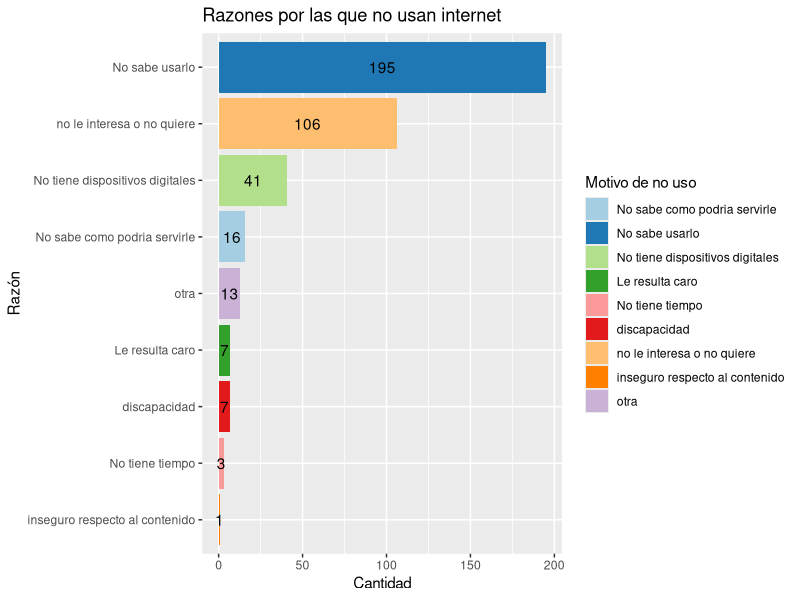
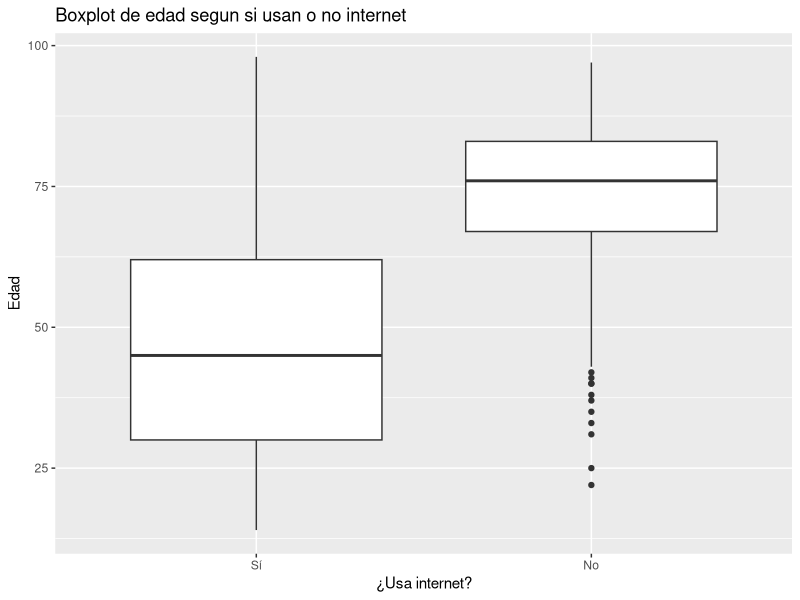
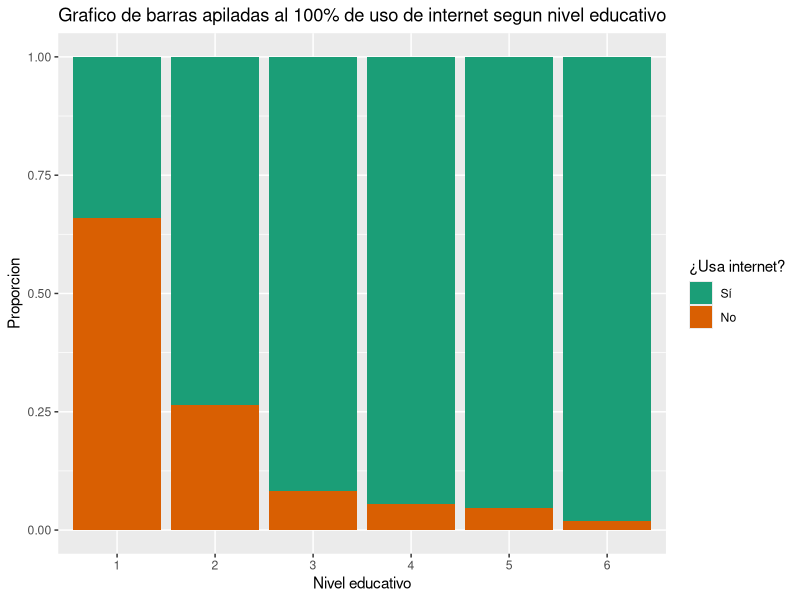
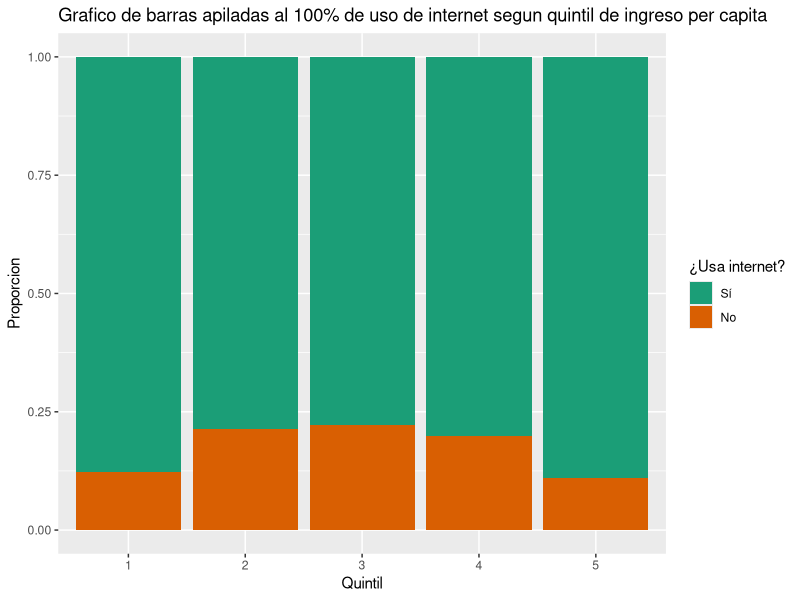
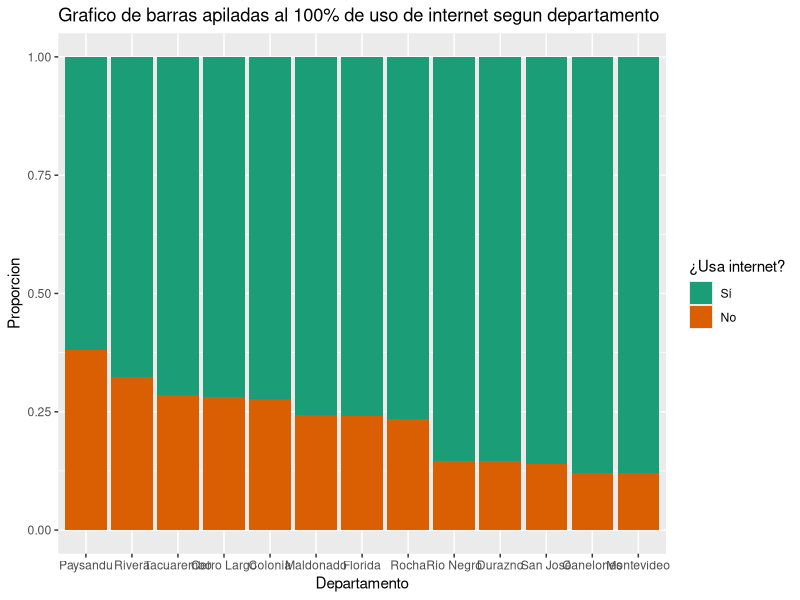
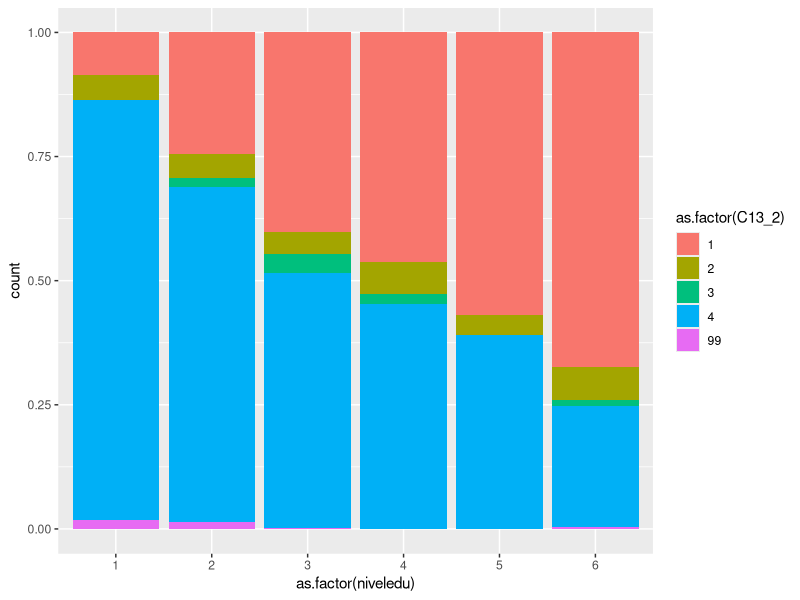
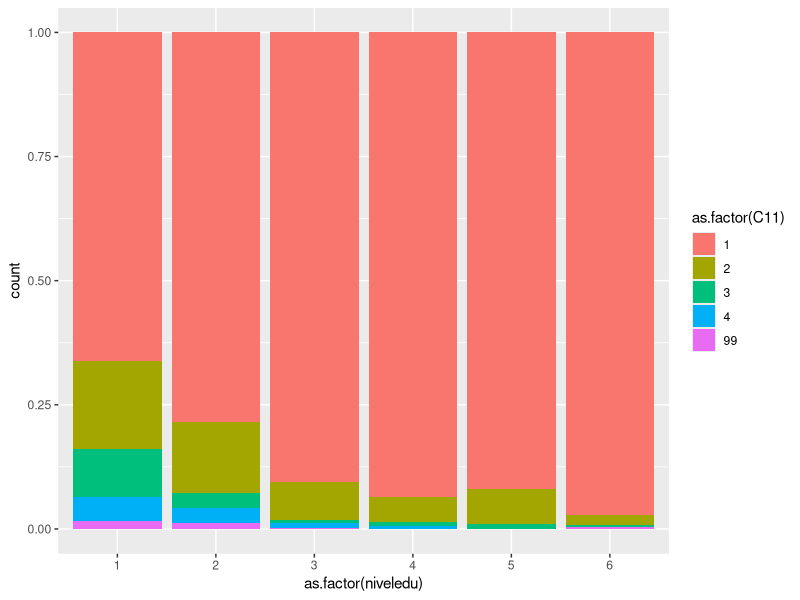
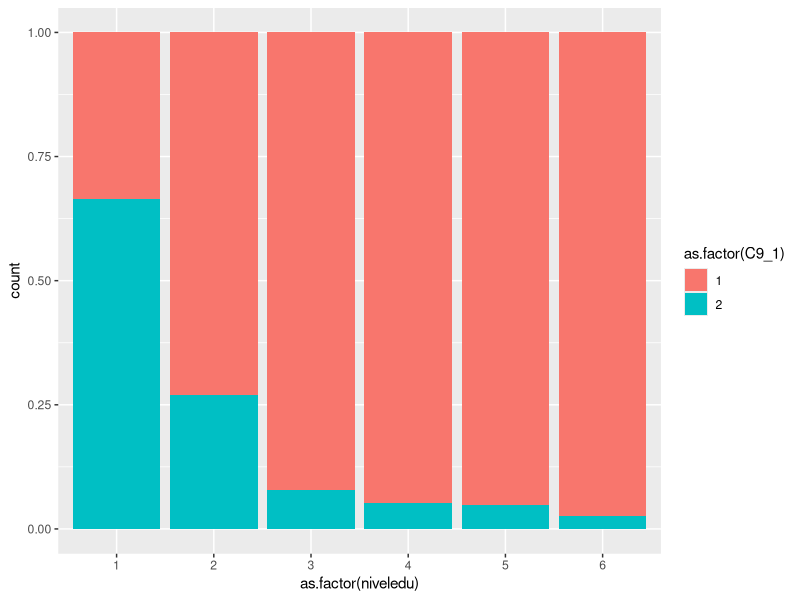

Write the R code that produced these figures, in order.
library(haven)
library(tidyverse)
library(ggplot2)
library(forcats)

datos <- read_sav("Pruebasproyecto/datos.sav")
nousa <- datos %>% filter(C9==2 & C24!=99)

#Gráfico de barras de las razones por las que las personas no usan internet
ggplot(nousa,aes(x=fct_rev(fct_infreq(as.factor(C24))),fill=as.factor(C24)))+geom_bar(stat = "count")+scale_x_discrete(labels=c(
  "1"="No sabe como podria servirle",
  "2"="No sabe usarlo",
  "3"="No tiene dispositivos digitales",
  "4"="Le resulta caro",
  "5"="No tiene tiempo",
  "6"="discapacidad",
  "7"="no le interesa o no quiere",
  "8"="falta de conocimiento de idioma extranjero",
  "9"="inseguro respecto al contenido",
  "10"="le preocupa privacidad",
  "11"="otra"))+coord_flip()+labs(fill="Motivo de no uso",x="Razón",y="Cantidad",title = "Razones por las que no usan internet")+scale_fill_brewer(palette="Paired",labels=c(
    "1"="No sabe como podria servirle",
    "2"="No sabe usarlo",
    "3"="No tiene dispositivos digitales",
    "4"="Le resulta caro",
    "5"="No tiene tiempo",
    "6"="discapacidad",
    "7"="no le interesa o no quiere",
    "8"="falta de conocimiento de idioma extranjero",
    "9"="inseguro respecto al contenido",
    "10"="le preocupa privacidad",
    "11"="otra"))+ 
  stat_count(geom = "text",
             aes(label = ..count..),position=position_stack(vjust=0.5))

#Boxplot de eded de las personas que usan internet y las que no
ggplot(datos, aes(x = C8, y = as.factor(C9))) + geom_boxplot() + coord_flip() +
  scale_y_discrete(labels = c("1" = "Sí", "2" = "No")) +
  labs(x = "Edad", y = "¿Usa internet?",
       title = "Boxplot de edad segun si usan o no internet")

#Gráfico de barra apiladas al 100% del uso de internet según nivel educativo
ggplot(datos, aes(fill = as.factor(C9), x = as.factor(niveledu))) + geom_bar(position = "fill") +
  labs(y = "Proporcion", x = "Nivel educativo", fill="¿Usa internet?",
       title = "Grafico de barras apiladas al 100% de uso de internet segun nivel educativo") +
  scale_fill_brewer(palette="Dark2",labels=c("1"="Sí","2"="No"))

#Gráfico de barra apiladas al 100% del uso de internet según quintil
ggplot(datos, aes(fill = as.factor(C9), x = as.factor(Quintil))) + geom_bar(position = "fill") +
  labs(y = "Proporcion", x = "Quintil", fill="¿Usa internet?",
       title = "Grafico de barras apiladas al 100% de uso de internet segun quintil de ingreso per capita") +
  scale_fill_brewer(palette="Dark2",labels=c("1"="Sí","2"="No"))

#Gráfico de barra apiladas al 100% del uso de internet según departamento
ggplot(datos, aes(fill = as.factor(C9), x = fct_reorder(as.factor(DOMDEPARTAMENTO),-as.numeric(C9),mean))) + geom_bar(position = "fill") +
  labs(y = "Proporcion", x = "Departamento", fill="¿Usa internet?",
       title = "Grafico de barras apiladas al 100% de uso de internet segun departamento") +
  scale_fill_brewer(palette="Dark2",labels=c("1"="Sí","2"="No")) + scale_x_discrete(labels=c("1"="Montevideo",
                                                                                             "3"="Canelones",
                                                                                             "4"="Cerro Largo",
                                                                                             "5"="Colonia",
                                                                                             "8"="Florida",
                                                                                             "10"="Maldonado",
                                                                                             "6"="Durazno",
                                                                                             "11"="Paysandu",
                                                                                             "12"="Rio Negro",
                                                                                             "13"="Rivera",
                                                                                             "14"="Rocha",
                                                                                             "16"="San José",
                                                                                             "18"="Tacuarembó"))

#Frecuencia de uso de internet en el trabajo por nivel educativo
datos%>%filter(!is.na(C13_2))%>%
  ggplot(aes(x=as.factor(niveledu),fill=as.factor(C13_2)))+geom_bar(position = "fill")


#Uso de internet por nivel educativo
datos$C11
datos%>%filter(!is.na(C11))%>%
  ggplot(aes(x=as.factor(niveledu),fill=as.factor(C11)))+geom_bar(position = "fill")

#Uso de redes sociales por nivel educativo
datos$C9_1
datos%>%filter(!is.na(C9_1))%>%
  ggplot(aes(x=as.factor(niveledu),fill=as.factor(C9_1)))+geom_bar(position = "fill")

#Gráfico de barra apiladas al 100% del uso de Facebook segun departamento
ggplot(datos, aes(fill = as.factor(DOMDEPARTAMENTO), x = as.factor(C18_1))) + geom_bar(position = "fill") +
  labs(y = "Proporcion", x = "Uso", fill="Departamento",
       title = "Gráfico de barra apiladas al 100% del uso de Facebook segun departamento") +
scale_fill_brewer(palette="Dark2",labels=c("1"="Montevideo",
                                           "3"="Canelones",
                                           "4"="Cerro Largo",
                                           "5"="Colonia",
                                           "8"="Florida",
                                           "10"="Maldonado",
                                           "6"="Durazno",
                                           "11"="Paysandu",
                                           "12"="Rio Negro",
                                           "13"="Rivera",
                                           "14"="Rocha",
                                           "16"="San José",
                                           "18"="Tacuarembó")) + scale_x_discrete(labels=c("1" = "Todos los dias", "2" = "Al menos 1 ves semana", "3" = "menor freq" , "4" = "nunca", "99" = "N/A"))


#Gráfico de barra apiladas al 100% del uso de Whatsapp segun departamento
ggplot(datos, aes(fill = as.factor(DOMDEPARTAMENTO), x = as.factor(C18_2))) + geom_bar(position = "fill") +
  labs(y = "Proporcion", x = "Uso", fill="Departamento",
       title = "Gráfico de barra apiladas al 100% del uso de Whatsapp segun departamento") +
  scale_fill_brewer(palette="Dark2",labels=c("1"="Montevideo",
                                             "3"="Canelones",
                                             "4"="Cerro Largo",
                                             "5"="Colonia",
                                             "8"="Florida",
                                             "10"="Maldonado",
                                             "6"="Durazno",
                                             "11"="Paysandu",
                                             "12"="Rio Negro",
                                             "13"="Rivera",
                                             "14"="Rocha",
                                             "16"="San José",
                                             "18"="Tacuarembó")) + scale_x_discrete(labels=c("1" = "Todos los dias", "2" = "Al menos 1 ves semana", "3" = "menor freq" , "4" = "nunca", "99" = "N/A"))

#Gráfico de barra apiladas al 100% del uso de TWITTER segun departamento
ggplot(datos, aes(fill = as.factor(DOMDEPARTAMENTO), x = as.factor(C18_3))) + geom_bar(position = "fill") +
  labs(y = "Proporcion", x = "Uso", fill="Departamento",
       title = "Gráfico de barra apiladas al 100% del uso de TWITTER segun departamento") +
  scale_fill_brewer(palette="Dark2",labels=c("1"="Montevideo",
                                             "3"="Canelones",
                                             "4"="Cerro Largo",
                                             "5"="Colonia",
                                             "8"="Florida",
                                             "10"="Maldonado",
                                             "6"="Durazno",
                                             "11"="Paysandu",
                                             "12"="Rio Negro",
                                             "13"="Rivera",
                                             "14"="Rocha",
                                             "16"="San José",
                                             "18"="Tacuarembó")) + scale_x_discrete(labels=c("1" = "Todos los dias", "2" = "Al menos 1 ves semana", "3" = "menor freq" , "4" = "nunca", "99" = "N/A"))

# Cambios para crear indice de uso de redes sociales
datos = datos %>% mutate(C18_1 = replace(C18_1, C18_1 == 99, 0))
datos = datos %>% mutate(C18_2 = replace(C18_2, C18_2 == 99, 0))
datos = datos %>% mutate(C18_3 = replace(C18_3, C18_3 == 99, 0))
datos = datos %>% mutate(C18_4 = replace(C18_4, C18_4 == 99, 0))
datos = datos %>% mutate(C18_5 = replace(C18_5, C18_5 == 99, 0))
datos = datos %>% mutate(C18_6 = replace(C18_6, C18_6 == 99, 0))
datos = datos %>% mutate(C18_7 = replace(C18_7, C18_7 == 99, 0))

datos = datos %>% replace_na(list(C18_1 = 0, C18_2 =0,  C18_3 =0,  C18_4 =0, C18_5 =0, C18_6 =0, C18_7 = 0))
# se agrega la columna uso_redes_sociales con un indice entre 0 y 1 que maca la intensidad de uso de redes sociales. 
datos = mutate(datos, uso_redes_sociales =  1 - ( (( ( C18_1 + C18_2 + C18_3 + C18_4 + C18_5 + C18_6 + C18_7) / 7 ) - 1 ) / 3 )  )

# se agrupa por apartamento y se hace una media de la nueva columna uso_redes_sociales
# Aunque hay departamentos con una intensidad de uso menor, el uso se ve homogeneo. 
datos %>%
  group_by(DOMDEPARTAMENTO) %>%
  summarise(
    media_uso_redes_sociales = mean(uso_redes_sociales, na.rm = TRUE)
  ) %>%
  ggplot(aes(x = as.factor(DOMDEPARTAMENTO), y= media_uso_redes_sociales)) + geom_bar(stat="identity") + scale_x_discrete(labels=c("1"="Montevideo",
                                                                                                                                   "3"="Canelones",
                                                                                                                                   "4"="Cerro Largo",
                                                                                                                                   "5"="Colonia",
                                                                                                                                   "8"="Florida",
                                                                                                                                   "10"="Maldonado",
                                                                                                                                   "6"="Durazno",
                                                                                                                                   "11"="Paysandu",
                                                                                                                                   "12"="Rio Negro",
                                                                                                                                   "13"="Rivera",
                                                                                                                                   "14"="Rocha",
                                                                                                                                   "16"="San José",
                                                                                                                                   "18"="Tacuarembó"))

